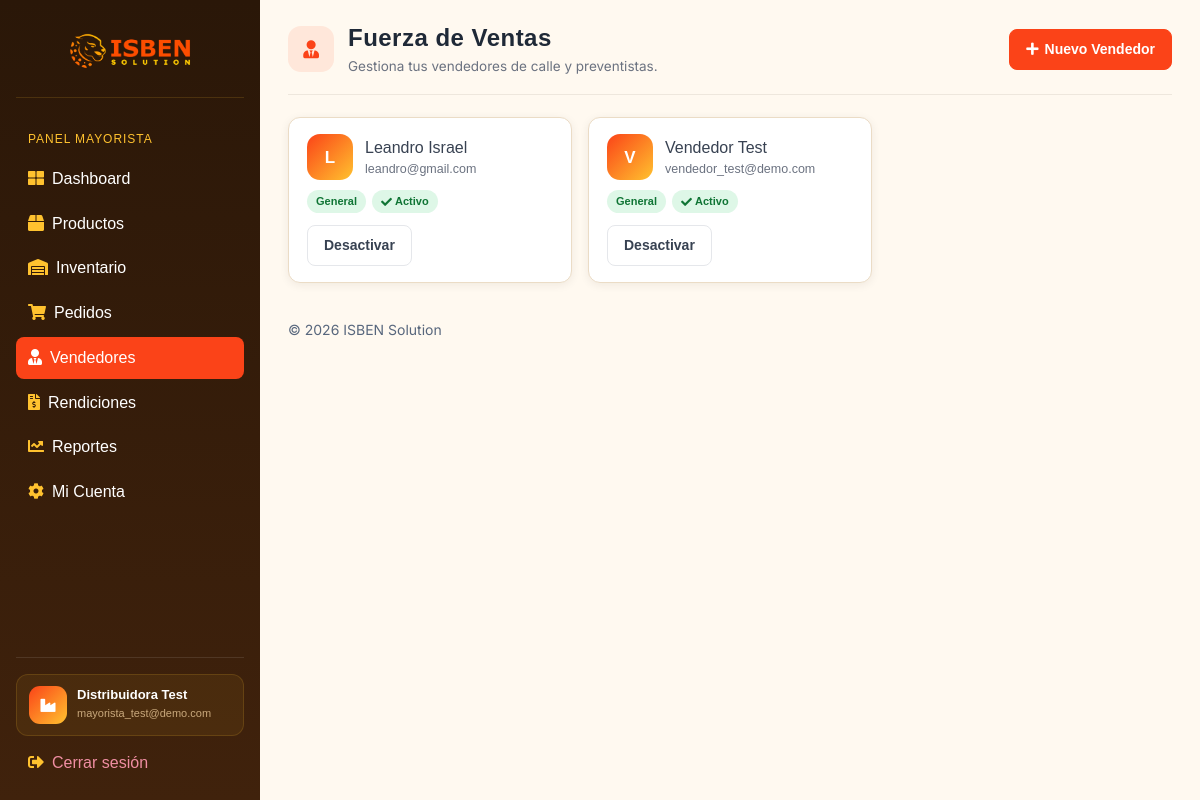
Screenshot of /mayorista/vendedores/ (signed in) with the database file from the repository.
### appDjango/models.py (models this page shows, shortened)
class Mayorista(models.Model):
    CATEGORIA_CHOICES = [
        ("bebidas", "Bebidas"),
        ("abarrotes", "Abarrotes"),
        ("lacteos", "Lácteos"),
        ("limpieza", "Limpieza"),
        ("otro", "Otro"),
    ]
    PLAN_CHOICES = [
        ("sin_asignar", "Sin asignar"),
        ("suscripcion", "Suscripción anual"),
        ("comision", "Solo comisión"),
        ("mixto", "Mixto"),
    ]
    ESTADO_CHOICES = [
        ("pendiente_pago", "Pendiente de pago"),
        ("activo", "Activo"),
        ("suspendido", "Suspendido"),
    ]
    MESES_CORTOS = [
        "Ene",
        "Feb",
        "Mar",
        "Abr",
        "May",
        "Jun",
        "Jul",
        "Ago",
        "Sep",
        "Oct",
        "Nov",
        "Dic",
    ]
    cuenta = models.OneToOneField(
        settings.AUTH_USER_MODEL,
        on_delete=models.CASCADE,
        related_name="perfil_mayorista",
    )
    nombre = models.CharField(max_length=255)
    telefono = models.CharField(
        max_length=15,
        default="",
    )
    categoria = models.CharField(max_length=20, choices=CATEGORIA_CHOICES)
    logo_url = models.TextField(blank=True, null=True)
    estado = models.CharField(
        max_length=20, choices=ESTADO_CHOICES, default="pendiente_pago"
    )
    plan = models.CharField(
        max_length=20,
        choices=PLAN_CHOICES,
        default="sin_asignar",
    )
    tarifa_anual = models.DecimalField(max_digits=10, decimal_places=2, default=0)
    porcentaje_comision = models.DecimalField(max_digits=5, decimal_places=2, default=0)
    fecha_vencimiento = models.DateField(blank=True, null=True)

class Vendedor(models.Model):
    TIPO_PERFIL_CHOICES = [
        ("general", "General"),
        ("especializado", "Especializado"),
    ]
    cuenta = models.OneToOneField(
        settings.AUTH_USER_MODEL,
        on_delete=models.CASCADE,
        related_name="perfil_vendedor",
    )
    mayorista = models.ForeignKey(
        Mayorista, on_delete=models.CASCADE, related_name="vendedores"
    )
    nombre = models.CharField(max_length=255)
    primer_login = models.BooleanField(default=True)
    tipo_perfil = models.CharField(
        max_length=20, choices=TIPO_PERFIL_CHOICES, default="general"
    )
    producto_asignado = models.ForeignKey(
        "Producto",
        on_delete=models.SET_NULL,
        blank=True,
        null=True,
        related_name="vendedores_asignados",
    )
    activo = models.BooleanField(default=True)

### appDjango/views.py (the view)
@mayorista_required
def mayorista_vendedores(request):
    vendedores = Vendedor.objects.filter(mayorista=request.mayorista).order_by("nombre")
    return render(request, "mayorista/vendedores.html", {"vendedores": vendedores})

### appDjango/templates/mayorista/vendedores.html (shortened to what this page needs)
{% extends 'layouts/base.html' %}
{% block content %}
  <div class="pagina-cabecera">
    <div class="pagina-cabecera-titulo">
      <div class="pagina-cabecera-icono"><i class="fas fa-user-tie"></i></div>
      <div>
        <h1>Fuerza de Ventas</h1>
        <p class="subtitulo">Gestiona tus vendedores de calle y preventistas.</p>
      </div>
    </div>
    <div class="pagina-cabecera-acciones">
      <a href="{% url 'portal_mayorista_vendedor_crear' %}" class="btn btn-primary"><i class="fas fa-plus"></i> Nuevo Vendedor</a>
    </div>
  </div>
  <div class="portal-grid">
    {% for vendedor in vendedores %}
      <div class="portal-list-card vendedor-card {% if not vendedor.activo %}inactivo{% endif %}">
        <div class="vendedor-cabecera">
          <div class="vendedor-avatar">{{ vendedor.nombre|first|upper }}</div>
          <div>
            <strong>{{ vendedor.nombre }}</strong>
            <div class="vendedor-correo">{{ vendedor.cuenta.email }}</div>
          </div>
        </div>
        <div style="display:flex; gap:6px; flex-wrap:wrap;">
          <span class="portal-badge {% if vendedor.tipo_perfil == 'especializado' %}portal-badge-amber{% else %}portal-badge-green{% endif %}">
            {{ vendedor.get_tipo_perfil_display }}
          </span>
          {% if vendedor.activo %}
            <span class="portal-badge portal-badge-green"><i class="fas fa-check"></i>&nbsp;Activo</span>
          {% else %}
            <span class="portal-badge portal-badge-red">Inactivo</span>
          {% endif %}
        </div>
        <div class="form-actions" style="margin-top:12px;">
          {% if vendedor.activo %}
            <a href="{% url 'portal_mayorista_vendedor_toggle' vendedor.id %}"
               class="btn btn-outline"
               data-confirmar="¿Desactivar a {{ vendedor.nombre }}?"
               data-confirmar-texto="No podrá iniciar sesión ni tomar pedidos hasta que lo reactives.">Desactivar</a>
          {% else %}
            <a href="{% url 'portal_mayorista_vendedor_toggle' vendedor.id %}" class="btn btn-primary">Activar</a>
          {% endif %}
        </div>
      </div>
    {% empty %}
      <p class="portal-empty">Aún no has creado vendedores. Crea el primero con el botón "Nuevo Vendedor".</p>
    {% endfor %}
  </div>
{% endblock %}

### appDjango/templates/includes/sidebar.html (shortened to what this page needs)
{% load static %}
<nav id="sidebarMenu" class="sidebar d-lg-block collapse">
  <div class="sidebar-inner px-3 pt-3">
    <div class="sidebar-marca">
      <a href="{% url 'portal_landing' %}">
        <img src="{% static 'imagenes/logos_2.png' %}" alt="ISBEN Solution">
      </a>
    </div>
    <ul class="nav flex-column">
      {% if user.perfil_mayorista %}
        <li class="sidebar-heading">Panel Mayorista</li>
        <li class="nav-item {% if 'mayorista_dashboard' in request.resolver_match.url_name %}active{% endif %}">
          <a href="{% url 'portal_mayorista_dashboard' %}" class="nav-link"><span class="sidebar-icon"><i class="fas fa-th-large"></i></span>Dashboard</a>
        </li>
        <li class="nav-item {% if 'producto' in request.resolver_match.url_name %}active{% endif %}">
          <a href="{% url 'portal_mayorista_productos' %}" class="nav-link"><span class="sidebar-icon"><i class="fas fa-box"></i></span>Productos</a>
        </li>
        <li class="nav-item {% if request.resolver_match.url_name == 'portal_mayorista_inventario' %}active{% endif %}">
          <a href="{% url 'portal_mayorista_inventario' %}" class="nav-link"><span class="sidebar-icon"><i class="fas fa-warehouse"></i></span>Inventario</a>
        </li>
        <li class="nav-item {% if 'pedido' in request.resolver_match.url_name %}active{% endif %}">
          <a href="{% url 'portal_mayorista_pedidos' %}" class="nav-link"><span class="sidebar-icon"><i class="fas fa-shopping-cart"></i></span>Pedidos</a>
        </li>
        <li class="nav-item {% if 'vendedor' in request.resolver_match.url_name %}active{% endif %}">
          <a href="{% url 'portal_mayorista_vendedores' %}" class="nav-link"><span class="sidebar-icon"><i class="fas fa-user-tie"></i></span>Vendedores</a>
        </li>
        <li class="nav-item {% if 'rendicion' in request.resolver_match.url_name %}active{% endif %}">
          <a href="{% url 'portal_mayorista_rendiciones' %}" class="nav-link"><span class="sidebar-icon"><i class="fas fa-file-invoice-dollar"></i></span>Rendiciones</a>
        </li>
        <li class="nav-item {% if request.resolver_match.url_name == 'portal_mayorista_reportes' %}active{% endif %}">
          <a href="{% url 'portal_mayorista_reportes' %}" class="nav-link"><span class="sidebar-icon"><i class="fas fa-chart-line"></i></span>Reportes</a>
        </li>
        <li class="nav-item {% if request.resolver_match.url_name == 'portal_mayorista_mi_cuenta' %}active{% endif %}">
          <a href="{% url 'portal_mayorista_mi_cuenta' %}" class="nav-link"><span class="sidebar-icon"><i class="fas fa-cog"></i></span>Mi Cuenta</a>
        </li>
      {% endif %}
    </ul>
    <div class="sidebar-user mt-auto pt-3">
      {% if user.is_authenticated %}
        <div class="sidebar-user-info">
          <div class="sidebar-user-avatar">
            {% if user.perfil_mayorista %}<i class="fas fa-industry"></i>
            {% elif user.perfil_vendedor %}<i class="fas fa-user-tie"></i>
            {% elif user.perfil_tienda %}<i class="fas fa-store"></i>
            {% else %}<i class="fas fa-shield-alt"></i>{% endif %}
          </div>
          <div class="sidebar-user-datos">
            <span class="sidebar-user-nombre">
              {% if user.perfil_mayorista %}{{ user.perfil_mayorista.nombre }}
              {% elif user.perfil_vendedor %}{{ user.perfil_vendedor.nombre }}
              {% elif user.perfil_tienda %}{{ user.perfil_tienda.nombre }}
              {% else %}Administrador{% endif %}
            </span>
            <span class="sidebar-user-email">{{ user.username }}</span>
          </div>
        </div>
        <a href="{% url 'portal_logout' %}" class="nav-link sidebar-logout">
          <span class="sidebar-icon"><i class="fas fa-sign-out-alt"></i></span>Cerrar sesión
        </a>
      {% endif %}
    </div>
  </div>
</nav>

### rows the page displays
Vendedor: nombre|first "L", nombre "Leandro Israel", cuenta.email "leandro@gmail.com", tipo_perfil "General", activo True (drawn)
Vendedor: nombre|first "V", nombre "Vendedor Test", cuenta.email "vendedor_test@demo.com", tipo_perfil "General", activo True (drawn)

### other values shown
{{ user.perfil_mayorista.nombre }} "Distribuidora Test"
{{ user.username }} "mayorista_test@demo.com"
